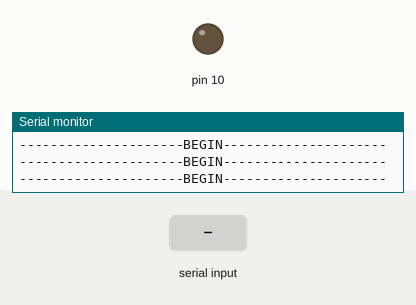
Recording of a sketch running on a simulated Arduino Uno, built with avr-gcc and run on an emulated ATmega328P. On the bench: output pins drawn as LEDs (lit = HIGH), the last lines printed to the serial monitor. The inputs (shaded band) are chosen by the test bench.

Above: at 1.2 s.
1.3 s: "1" received over Serial
At 2.9 s:
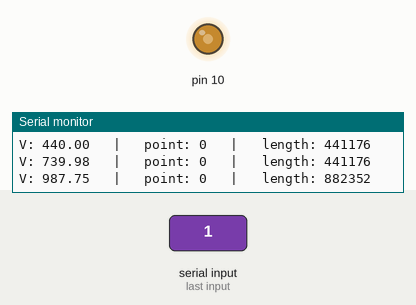
Timing chart, 0 to 31.3 s (numbered marks = the images above; inputs shaded):
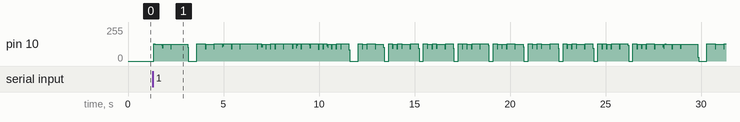

The sketch:

dino_m.ino
```cpp
#define BPM 136

#define LAD 220.00
#define SIDB 233.08
#define SID 246.96
#define DO 261.63
#define DOS 277.18
#define RE 293.66
#define RES 311.13
#define MI 329.63
#define FA 349.23
#define FAS 369.99
#define SOL 392.00
#define SOLS 415.30
#define LA 440.00
#define SIB 466.16
#define SI 493.88
#define DOUP 523.25
#define DOUPS 554.36
#define REUP 587.32
#define REUPS 622.26
#define MIUP 659.26
#define FAUP 698.46
#define FAUPS 739.98
#define SOLUP 784.00
#define SOLUPS 830.60
#define LAUP 880.00
#define SIUPB 932.32
#define SIUP 987.75
#define DOUU 1046.50
#define DOUUS 1108.70
#define REUU 1174.60
#define REUUS 1244.50

#define REP for(int x=0;x<2;x++)

void(* reset)(void) = 0;

const long MINUTE = 60000000;
const long double TAKT = (MINUTE/BPM)*4;
const long HALF = TAKT/2;
const long FOUR = TAKT/4;
const long EIGHT = TAKT/8;
const long SIXTEEN = TAKT/16;

volatile bool isGameOver = true;

#define FOUR_PAUSE delayMicroseconds(FOUR);

void setup() {
  pinMode(10, OUTPUT);
  Serial.begin(115200);
}

void playTone(float v, long t, bool withPoint, int port=10) {
  if (!isGameOver) {
    t = withPoint ? t+t/2 : t;
    const long T = 1000000 / v;
    long d = T/2;
    int count = t / T;
    Serial.println("V: " + String(v) + "   |   point: " + String(withPoint) + "   |   length: " + String(t));
    for (int i=0;i<count;i++) {
      digitalWrite(port, HIGH);
      delayMicroseconds(d);
      digitalWrite(port, LOW);
      delayMicroseconds(d);
    }
    delay(10);
  }
}

void rest(long t) {
  Serial.println("----------------DELAY: " + String(t/1000) + "----------------");
  delay(t/1000);
}

void onGameOver() {
  delay(500);

  playTone(LAUP,FOUR,false);
  playTone(DOUP,FOUR,false);
  playTone(REUPS,FOUR,false);
  playTone(REUP,FOUR,false);
  playTone(DOUP,FOUR,false);
  playTone(LA,FOUR,false);
  playTone(LA,HALF,false);

  isGameOver = true;
}

void onDamage() {
  for (int i=0;i<10;i++) {
    playTone(275,SIXTEEN/16,false);
    playTone(225,SIXTEEN/16,false);
  }
}

void onStart() {
  isGameOver = false;
}

void loop() {
  Serial.println("---------------------BEGIN---------------------");

  if (!isGameOver) {
    //1
    playTone(LA,FOUR,false);
    playTone(FAUPS,FOUR,false);
    playTone(SIUP,HALF,false);

    rest(FOUR);
    playTone(LAUP,FOUR,false);
    playTone(LAUP,FOUR,false);
    playTone(LAUP,FOUR,false);

    //2
    playTone(SOLUPS,FOUR,false);
    playTone(SOLUPS,FOUR,false);
    playTone(MIUP,HALF,false);

    playTone(FAUPS,EIGHT,false);
    playTone(MIUP,EIGHT,false);
    playTone(FAUPS,EIGHT,false);
    playTone(MIUP,EIGHT,false);
    playTone(FAUPS,FOUR,false);
    playTone(SI,FOUR,false);

    playTone(FAUPS,EIGHT,false);
    playTone(MIUP,EIGHT,false);
    playTone(FAUPS,FOUR,false);
    playTone(SI,FOUR,false);

    playTone(FAUPS,EIGHT,false);
    playTone(MIUP,EIGHT,false);
    playTone(FAUPS,EIGHT,false);
    playTone(MIUP,EIGHT,false);
    playTone(FAUPS,EIGHT,false);
    playTone(SI,FOUR,false);

    //3
    rest(FOUR);
    playTone(SI,EIGHT,false);
    playTone(SI,EIGHT,false);
    playTone(SI,FOUR,false);
    playTone(REUP,FOUR,false);

    rest(EIGHT);
    playTone(FAUPS,EIGHT,false);
    playTone(MIUP,EIGHT,false);
    playTone(REUP,EIGHT,false);
    playTone(MIUP,FOUR,false);
    playTone(SI,FOUR,false);

    rest(EIGHT);
    playTone(FAUPS,EIGHT,false);
    playTone(MIUP,EIGHT,false);
    playTone(REUP,EIGHT,false);
    playTone(MIUP,FOUR,false);
    playTone(SI,FOUR,false);

    rest(EIGHT);
    playTone(LAUP,EIGHT,false);
    playTone(LAUP,EIGHT,false);
    playTone(LAUP,EIGHT,false);
    playTone(LAUP,FOUR,false);
    playTone(SOLUPS,FOUR,false);

    //4
    rest(EIGHT);
    playTone(SOLUPS,EIGHT,false);
    playTone(SOLUPS,EIGHT,false);
    playTone(SOLUPS,EIGHT,false);
    playTone(SOLUPS,FOUR,false);
    playTone(FAUPS,FOUR,false);

    rest(EIGHT);
    playTone(FAUPS,EIGHT,false);
    playTone(MIUP,EIGHT,false);
    playTone(REUP,EIGHT,false);
    playTone(MIUP,FOUR,false);
    playTone(SI,FOUR,false);

    rest(EIGHT);
    playTone(FAUPS,EIGHT,false);
    playTone(MIUP,EIGHT,false);
    playTone(REUP,EIGHT,false);
    playTone(MIUP,FOUR,false);
    playTone(SI,FOUR,false);

    rest(EIGHT);
    playTone(LAUP,EIGHT,false);
    playTone(LAUP,EIGHT,false);
    playTone(LAUP,EIGHT,false);
    playTone(LAUP,FOUR,false);
    playTone(SOLUPS,FOUR,false);

    rest(EIGHT);
    playTone(SOLUPS,EIGHT,false);
    playTone(SOLUPS,EIGHT,false);
    playTone(SOLUPS,EIGHT,false);
    playTone(SOLUPS,FOUR,false);
    playTone(FAUPS,FOUR,false);

    Serial.println("----------------------END----------------------");


  }

  while (Serial.available()) {
    char n = Serial.read();
    if (n == '1') {
      isGameOver = false;
    } else if (n == '0') {
      onGameOver();
    } else if (n == '2') {
      onDamage();
    } else if (n == '3') {
      reset();
    }
    Serial.println(n);
  }
}

void yield() {
  while (Serial.available()) {
    char n = Serial.read();
    if (n == '1') {
      isGameOver = false;
    } else if (n == '0') {
      onGameOver();
    } else if (n == '2') {
      onDamage();
    } else if (n == '3') {
      reset();
    }
    Serial.println(n);
  }
}
```
